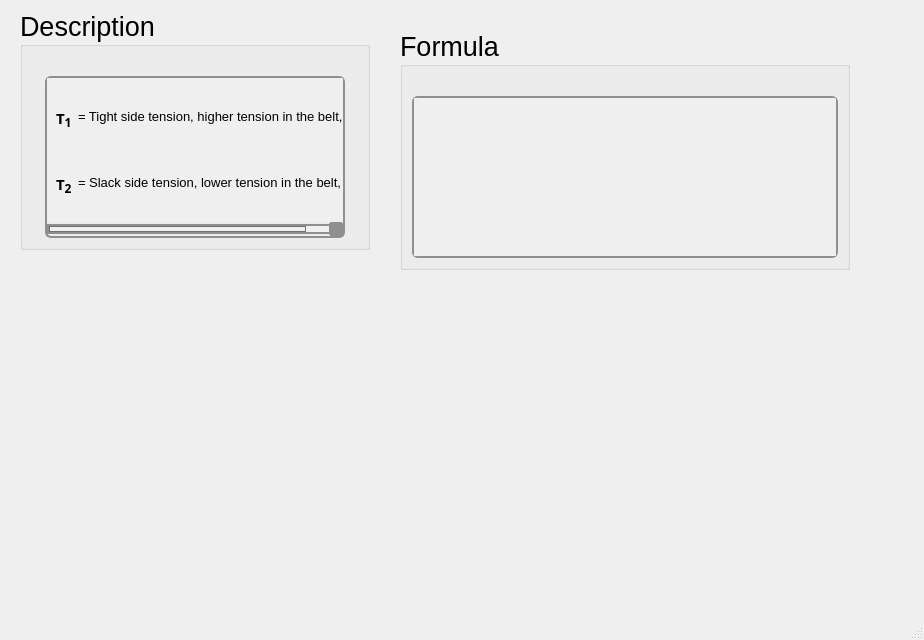
<?xml version="1.0" encoding="UTF-8"?>
<ui version="4.0">
 <class>MainWindow</class>
 <widget class="QMainWindow" name="MainWindow">
  <property name="geometry">
   <rect>
    <x>0</x>
    <y>0</y>
    <width>924</width>
    <height>640</height>
   </rect>
  </property>
  <property name="windowTitle">
   <string>MainWindow</string>
  </property>
  <widget class="QWidget" name="centralwidget">
   <widget class="QGroupBox" name="groupBox_771">
    <property name="geometry">
     <rect>
      <x>20</x>
      <y>10</y>
      <width>350</width>
      <height>240</height>
     </rect>
    </property>
    <property name="sizePolicy">
     <sizepolicy hsizetype="Minimum" vsizetype="Minimum">
      <horstretch>0</horstretch>
      <verstretch>0</verstretch>
     </sizepolicy>
    </property>
    <property name="minimumSize">
     <size>
      <width>350</width>
      <height>0</height>
     </size>
    </property>
    <property name="maximumSize">
     <size>
      <width>350</width>
      <height>241</height>
     </size>
    </property>
    <property name="font">
     <font>
      <family>Segoe UI</family>
      <pointsize>20</pointsize>
      <weight>50</weight>
      <italic>false</italic>
      <bold>false</bold>
     </font>
    </property>
    <property name="title">
     <string>Description</string>
    </property>
    <layout class="QGridLayout" name="gridLayout_1570">
     <item row="0" column="0">
      <spacer name="verticalSpacer_771">
       <property name="orientation">
        <enum>Qt::Vertical</enum>
       </property>
       <property name="sizeType">
        <enum>QSizePolicy::Fixed</enum>
       </property>
       <property name="sizeHint" stdset="0">
        <size>
         <width>20</width>
         <height>20</height>
        </size>
       </property>
      </spacer>
     </item>
     <item row="1" column="0">
      <widget class="QScrollArea" name="scrollArea_469">
       <property name="sizePolicy">
        <sizepolicy hsizetype="Minimum" vsizetype="Minimum">
         <horstretch>0</horstretch>
         <verstretch>0</verstretch>
        </sizepolicy>
       </property>
       <property name="maximumSize">
        <size>
         <width>300</width>
         <height>361</height>
        </size>
       </property>
       <property name="font">
        <font>
         <family>Segoe UI</family>
         <pointsize>15</pointsize>
         <weight>50</weight>
         <italic>false</italic>
         <bold>false</bold>
        </font>
       </property>
       <property name="styleSheet">
        <string notr="true">QScrollArea {
    background: qlineargradient(x1:0, y1:0, x2:0, y2:1,
                               stop:0 #f6f7fa, stop:1 #dadbde);
    border: 2px solid #8f8f91;
    border-radius: 6px;
}

QScrollArea QScrollBar:vertical, QScrollArea QScrollBar:horizontal {
    background: qlineargradient(x1:0, y1:0, x2:0, y2:1,
                               stop:0 #f6f7fa, stop:1 #dadbde);
    border: 2px solid #8f8f91;
    border-radius: 6px;
    width: 14px;
    height: 14px;
    margin: 2px 0 2px 0;
}

/* Completely remove the bottom button of the vertical scrollbar */
QScrollArea QScrollBar::add-line:vertical {
    height: 0px;
    width: 0px;
    border: none;
    background: none;
    margin: 0px;
    padding: 0px;
}

QScrollArea QScrollBar::handle:vertical, QScrollArea QScrollBar::handle:horizontal {
    background: qlineargradient(x1:0, y1:0, x2:0, y2:1,
                               stop:0 #8f8f91, stop:1 #6f6f71);
    min-height: 20px;
    border-radius: 6px;
    border: 1px solid #6f6f71;
}

QScrollArea QScrollBar::handle:vertical:hover, QScrollArea QScrollBar::handle:horizontal:hover {
    background: qlineargradient(x1:0, y1:0, x2:0, y2:1,
                               stop:0 #6f6f71, stop:1 #4f4f51);
    border: 1px solid #4f4f51;
}

QScrollArea QScrollBar::sub-line:vertical, QScrollArea QScrollBar::add-line:horizontal, QScrollArea QScrollBar::sub-line:horizontal {
    background: #8f8f91;
    border: none;
    border-radius: 3px;
    height: 14px;
    width: 14px;
    subcontrol-origin: margin;
}

QScrollArea QScrollBar::sub-line:vertical:hover, QScrollArea QScrollBar::add-line:horizontal:hover, QScrollArea QScrollBar::sub-line:horizontal:hover {
    background: #6f6f71;
}

QScrollArea QScrollBar::add-page:vertical, QScrollArea QScrollBar::sub-page:vertical,
QScrollArea QScrollBar::add-page:horizontal, QScrollArea QScrollBar::sub-page:horizontal {
    background: transparent;
}
</string>
       </property>
       <property name="verticalScrollBarPolicy">
        <enum>Qt::ScrollBarAsNeeded</enum>
       </property>
       <property name="horizontalScrollBarPolicy">
        <enum>Qt::ScrollBarAsNeeded</enum>
       </property>
       <property name="widgetResizable">
        <bool>true</bool>
       </property>
       <widget class="QWidget" name="scrollAreaWidgetContents_469">
        <property name="geometry">
         <rect>
          <x>0</x>
          <y>0</y>
          <width>360</width>
          <height>132</height>
         </rect>
        </property>
        <layout class="QGridLayout" name="gridLayout_1571">
         <item row="0" column="1">
          <widget class="QLabel" name="htext_1194">
           <property name="font">
            <font>
             <family>MS Shell Dlg 2</family>
             <pointsize>10</pointsize>
             <weight>50</weight>
             <italic>false</italic>
             <bold>false</bold>
            </font>
           </property>
           <property name="text">
            <string>&lt;html&gt;&lt;head/&gt;&lt;body&gt;&lt;p&gt;= Tight side tension, higher tension in the belt, in lbf&lt;/p&gt;&lt;/body&gt;&lt;/html&gt;</string>
           </property>
          </widget>
         </item>
         <item row="0" column="0">
          <widget class="QLabel" name="label_443">
           <property name="font">
            <font>
             <family>Segoe UI Variable Small Semibol</family>
             <pointsize>11</pointsize>
             <weight>75</weight>
             <bold>true</bold>
            </font>
           </property>
           <property name="text">
            <string>&lt;html&gt;&lt;head/&gt;&lt;body&gt;&lt;p&gt;T&lt;span style=&quot; font-size:14pt; vertical-align:sub;&quot;&gt;1&lt;/span&gt;&lt;/p&gt;&lt;/body&gt;&lt;/html&gt;</string>
           </property>
          </widget>
         </item>
         <item row="1" column="0">
          <widget class="QLabel" name="label_444">
           <property name="font">
            <font>
             <family>Segoe UI Variable Small Semibol</family>
             <pointsize>11</pointsize>
             <weight>75</weight>
             <bold>true</bold>
            </font>
           </property>
           <property name="text">
            <string>&lt;html&gt;&lt;head/&gt;&lt;body&gt;&lt;p&gt;T&lt;span style=&quot; font-size:14pt; vertical-align:sub;&quot;&gt;2&lt;/span&gt;&lt;/p&gt;&lt;/body&gt;&lt;/html&gt;</string>
           </property>
          </widget>
         </item>
         <item row="1" column="1">
          <widget class="QLabel" name="htext_1196">
           <property name="font">
            <font>
             <family>MS Shell Dlg 2</family>
             <pointsize>10</pointsize>
             <weight>50</weight>
             <italic>false</italic>
             <bold>false</bold>
            </font>
           </property>
           <property name="text">
            <string>&lt;html&gt;&lt;head/&gt;&lt;body&gt;&lt;p&gt;= Slack side tension, lower tension in the belt, in lbf&lt;/p&gt;&lt;/body&gt;&lt;/html&gt;</string>
           </property>
          </widget>
         </item>
        </layout>
       </widget>
      </widget>
     </item>
    </layout>
   </widget>
   <widget class="QGroupBox" name="groupBox_772">
    <property name="geometry">
     <rect>
      <x>400</x>
      <y>30</y>
      <width>450</width>
      <height>240</height>
     </rect>
    </property>
    <property name="sizePolicy">
     <sizepolicy hsizetype="Minimum" vsizetype="Minimum">
      <horstretch>0</horstretch>
      <verstretch>0</verstretch>
     </sizepolicy>
    </property>
    <property name="minimumSize">
     <size>
      <width>450</width>
      <height>0</height>
     </size>
    </property>
    <property name="maximumSize">
     <size>
      <width>450</width>
      <height>241</height>
     </size>
    </property>
    <property name="font">
     <font>
      <family>Segoe UI</family>
      <pointsize>20</pointsize>
      <weight>50</weight>
      <italic>false</italic>
      <bold>false</bold>
     </font>
    </property>
    <property name="title">
     <string>Formula</string>
    </property>
    <layout class="QGridLayout" name="gridLayout_1572">
     <item row="1" column="0">
      <widget class="QScrollArea" name="scrollArea_470">
       <property name="sizePolicy">
        <sizepolicy hsizetype="Minimum" vsizetype="Minimum">
         <horstretch>0</horstretch>
         <verstretch>0</verstretch>
        </sizepolicy>
       </property>
       <property name="font">
        <font>
         <family>Segoe UI</family>
         <pointsize>15</pointsize>
         <weight>50</weight>
         <italic>false</italic>
         <bold>false</bold>
        </font>
       </property>
       <property name="styleSheet">
        <string notr="true">QScrollArea {
    background: qlineargradient(x1:0, y1:0, x2:0, y2:1,
                               stop:0 #f6f7fa, stop:1 #dadbde);
    border: 2px solid #8f8f91;
    border-radius: 6px;
}

QScrollArea QScrollBar:vertical, QScrollArea QScrollBar:horizontal {
    background: qlineargradient(x1:0, y1:0, x2:0, y2:1,
                               stop:0 #f6f7fa, stop:1 #dadbde);
    border: 2px solid #8f8f91;
    border-radius: 6px;
    width: 14px;
    height: 14px;
    margin: 2px 0 2px 0;
}

/* Completely remove the bottom button of the vertical scrollbar */
QScrollArea QScrollBar::add-line:vertical {
    height: 0px;
    width: 0px;
    border: none;
    background: none;
    margin: 0px;
    padding: 0px;
}

QScrollArea QScrollBar::handle:vertical, QScrollArea QScrollBar::handle:horizontal {
    background: qlineargradient(x1:0, y1:0, x2:0, y2:1,
                               stop:0 #8f8f91, stop:1 #6f6f71);
    min-height: 20px;
    border-radius: 6px;
    border: 1px solid #6f6f71;
}

QScrollArea QScrollBar::handle:vertical:hover, QScrollArea QScrollBar::handle:horizontal:hover {
    background: qlineargradient(x1:0, y1:0, x2:0, y2:1,
                               stop:0 #6f6f71, stop:1 #4f4f51);
    border: 1px solid #4f4f51;
}

QScrollArea QScrollBar::sub-line:vertical, QScrollArea QScrollBar::add-line:horizontal, QScrollArea QScrollBar::sub-line:horizontal {
    background: #8f8f91;
    border: none;
    border-radius: 3px;
    height: 14px;
    width: 14px;
    subcontrol-origin: margin;
}

QScrollArea QScrollBar::sub-line:vertical:hover, QScrollArea QScrollBar::add-line:horizontal:hover, QScrollArea QScrollBar::sub-line:horizontal:hover {
    background: #6f6f71;
}

QScrollArea QScrollBar::add-page:vertical, QScrollArea QScrollBar::sub-page:vertical,
QScrollArea QScrollBar::add-page:horizontal, QScrollArea QScrollBar::sub-page:horizontal {
    background: transparent;
}
</string>
       </property>
       <property name="verticalScrollBarPolicy">
        <enum>Qt::ScrollBarAsNeeded</enum>
       </property>
       <property name="widgetResizable">
        <bool>true</bool>
       </property>
       <widget class="QWidget" name="scrollAreaWidgetContents_470">
        <property name="geometry">
         <rect>
          <x>0</x>
          <y>0</y>
          <width>422</width>
          <height>146</height>
         </rect>
        </property>
        <layout class="QGridLayout" name="gridLayout_1573">
         <item row="0" column="0">
          <widget class="QLabel" name="htext_2813">
           <property name="font">
            <font>
             <family>MS Shell Dlg 2</family>
             <pointsize>11</pointsize>
             <weight>50</weight>
             <italic>false</italic>
             <bold>false</bold>
            </font>
           </property>
           <property name="text">
            <string>&lt;html&gt;&lt;head/&gt;&lt;body&gt;&lt;p&gt;&lt;img src=&quot;:/desc/images/Np vbelt.png&quot;/&gt;&lt;/p&gt;&lt;/body&gt;&lt;/html&gt;</string>
           </property>
           <property name="scaledContents">
            <bool>true</bool>
           </property>
          </widget>
         </item>
        </layout>
       </widget>
      </widget>
     </item>
     <item row="0" column="0">
      <spacer name="verticalSpacer_772">
       <property name="orientation">
        <enum>Qt::Vertical</enum>
       </property>
       <property name="sizeType">
        <enum>QSizePolicy::Fixed</enum>
       </property>
       <property name="sizeHint" stdset="0">
        <size>
         <width>20</width>
         <height>20</height>
        </size>
       </property>
      </spacer>
     </item>
    </layout>
   </widget>
  </widget>
  <widget class="QMenuBar" name="menubar">
   <property name="geometry">
    <rect>
     <x>0</x>
     <y>0</y>
     <width>924</width>
     <height>24</height>
    </rect>
   </property>
  </widget>
  <widget class="QStatusBar" name="statusbar"/>
 </widget>
 <resources/>
 <connections/>
</ui>
